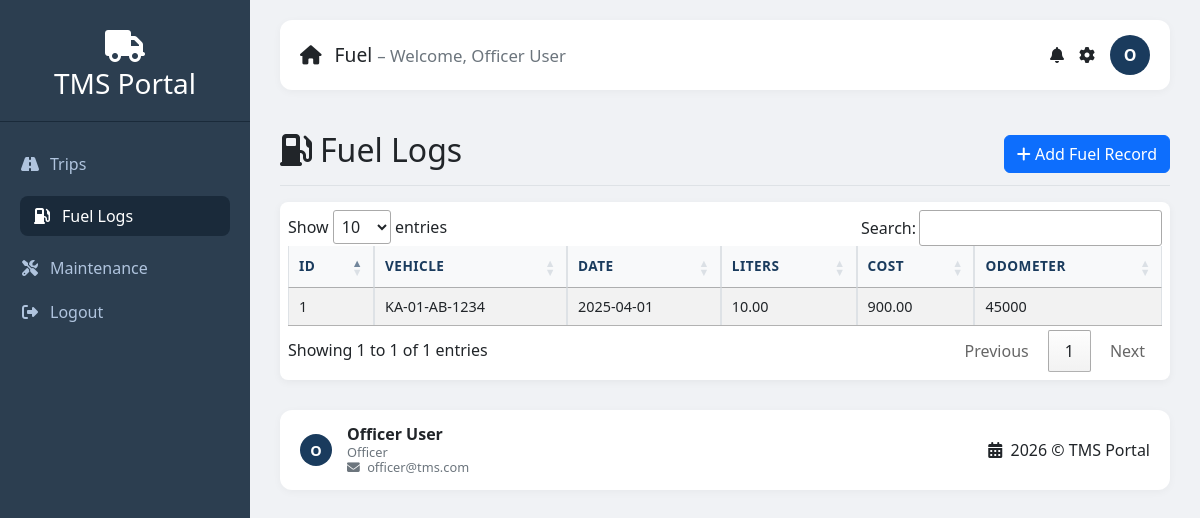
Page /officer/fuel.php (signed in) on the committed database.
### tables this page shows
CREATE TABLE `fuel_records` (
  `id` int(11) NOT NULL,
  `vehicle_id` int(11) NOT NULL,
  `trip_id` int(11) DEFAULT NULL,
  `date` date NOT NULL,
  `liters` decimal(10,2) NOT NULL,
  `cost` decimal(10,2) NOT NULL,
  `odometer_reading` int(11) NOT NULL,
  `created_by` int(11) NOT NULL,
  `created_at` timestamp NOT NULL DEFAULT current_timestamp(),
  `updated_at` timestamp NULL DEFAULT NULL ON UPDATE current_timestamp()
);

CREATE TABLE `vehicles` (
  `id` int(11) NOT NULL,
  `registration_number` varchar(20) NOT NULL,
  `model` varchar(50) NOT NULL,
  `make` varchar(50) NOT NULL,
  `year` int(4) NOT NULL,
  `capacity` int(11) DEFAULT NULL,
  `fuel_type` enum('Petrol','Diesel','Electric','Hybrid') DEFAULT 'Petrol',
  `status` enum('active','inactive','under_maintenance') NOT NULL DEFAULT 'active',
  `current_odometer` int(11) DEFAULT 0,
  `last_service_date` date DEFAULT NULL,
  `next_service_date` date DEFAULT NULL,
  `created_at` timestamp NOT NULL DEFAULT current_timestamp(),
  `updated_at` timestamp NULL DEFAULT NULL ON UPDATE current_timestamp()
);

### officer/fuel.php (the view, shortened to what this page needs)
<?php
require_once '../includes/header.php';
$records = $pdo->query("SELECT f.*, v.registration_number FROM fuel_records f JOIN vehicles v ON f.vehicle_id=v.id ORDER BY f.id DESC")->fetchAll();
?>
<div class="d-flex justify-content-between flex-wrap flex-md-nowrap align-items-center pt-3 pb-2 mb-3 border-bottom"><h1 class="h2"><i class="fas fa-gas-pump me-2"></i>Fuel Logs</h1><button class="btn btn-primary" data-bs-toggle="modal" data-bs-target="#fuelModal"><i class="fas fa-plus"></i> Add Fuel Record</button></div>
<div class="table-container">
    <table id="fuelTable" class="table table-striped table-hover table-bordered">
        <thead><tr><th>ID</th><th>Vehicle</th><th>Date</th><th>Liters</th><th>Cost</th><th>Odometer</th></tr></thead>
        <tbody>
        <?php foreach($records as $f): ?><tr><td><?= $f['id'] ?></td><td><?= htmlspecialchars($f['registration_number']) ?></td><td><?= $f['date'] ?></td><td><?= $f['liters'] ?></td><td><?= $f['cost'] ?></td><td><?= $f['odometer_reading'] ?></td></tr><?php endforeach; ?>
        </tbody>
    </table>
</div>
<?php require_once '../includes/footer.php'; ?>

### includes/header.php (style rules this page uses)
* { margin: 0; padding: 0; box-sizing: border-box; }
body { background: #f0f2f5; font-family: 'Segoe UI', Tahoma, Geneva, Verdana, sans-serif; }
.table-container { overflow-x: auto; -webkit-overflow-scrolling: touch; margin-bottom: 1.5rem; border-radius: 0.5rem; box-shadow: 0 2px 8px rgba(0,0,0,0.05); background: white; padding: 0.5rem; }
.table-container table { margin-bottom: 0; width: 100%; min-width: 600px; }
.table thead th { background: #f8f9fa; color: #1a3b5d; font-weight: 600; border-bottom: 2px solid #dee2e6; text-transform: uppercase; font-size: 0.85rem; letter-spacing: 0.03rem; white-space: nowrap; }
.table tbody td { vertical-align: middle; font-size: 0.9rem; }

### rows in the picture
fuel_records: id "1", vehicle.registration_number "KA-01-AB-1234", date "2025-04-01", liters "10.00", cost "900.00", odometer_reading "45000"

### other values in the picture
$item[0] "Trips"
$item[0] "Fuel Logs"
$item[0] "Maintenance"
$currentPage "Fuel"
$_SESSION['name'] "Officer User"
substr($_SESSION['name'], 0, 1) "O"
$_SESSION['role'] "Officer"
$_SESSION['email'] "officer@tms.com"
